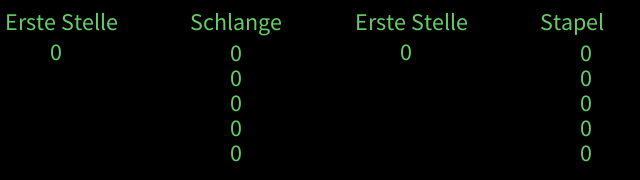
Frame 1 (no input)
Frame 60 (the mouse pressed at the canvas centre just before this capture): identical to frame 1, image omitted
Frame 120 (the mouse held since frame 60 and released just before this capture): identical to frame 1, image omitted

The Processing sketch that drew this single still picture (run headless with seeded random() and noise(); from frame 60 on, the mouse is pressed at the canvas centre):

// Processing sketch: Queue__Schlange__Stapel__Stack
// ── Queue__Schlange__Stapel__Stack.pde
int[] queue = new int[5];
int[] stack = new int[5];
int pointerindex = 0;

void setup() {
  size(640, 180);                     // Fenstergroesse in Breite und Hoehe
  background(0);                      // Hintergrundfarbe von Schwarz (0) bis Weiss (255) 
  fill(#66cc66);                      // Textfarbe als RGB 
  textSize(24);                       // Textgroesse, kann spaeter geaendert werden
  surface.setResizable(true);         //  Darf die Fenstergroesse veraendert werden oder nicht?
}


void draw() {
  background(0);
  text("Erste Stelle",5,30);
  text(erste_queue(),50,60);
  
  text("Schlange",190,30);
  for(int i = 0; i < queue.length; i++){
    text(queue[i],230,60+25*i+1);
  }
  
  
  text("Erste Stelle",5+350,30);
  text(erste_stack(),50+350,60);
  
  text("Stapel",190+350,30);
  for(int i = 0; i < stack.length; i++){
    text(stack[i],230+350,60+25*i+1);
  }

}

void keyPressed() {
  push_queue(int(key));
  push_stack(int(key));
  print(erste_queue() + " " + int(key)+erste_stack() + " " + int(key));
}

void mouseClicked(){
  pop_queue();
  pop_stack();
  println(erste_queue());
  println(erste_stack());
}

int erste_queue() {
  return queue[0];
}

void pop_queue() {
  for (int i = 0; i < queue.length-1; i++) {
    queue[i] = queue[i+1];
  }
  queue[queue.length-1] = 0;
  pointerindex = pointerindex > 0? pointerindex-1: 0; 
}

void push_queue(int e) {
  if(pointerindex > queue.length-1){
    pop_queue();
    pointerindex = queue.length-1;
  }
  queue[pointerindex] = e;
  pointerindex++;
}


void push_stack(int e){
  for(int i = stack.length-1; i > 0; i--){
    stack[i] = stack[i-1];
  }
  stack[0] = e;
}

void pop_stack(){
  for(int i = 0; i < stack.length-1; i++){
    stack[i] = stack[i+1];
  }
  stack[stack.length-1] = 0;
}

int erste_stack(){
  return stack[0];
}
